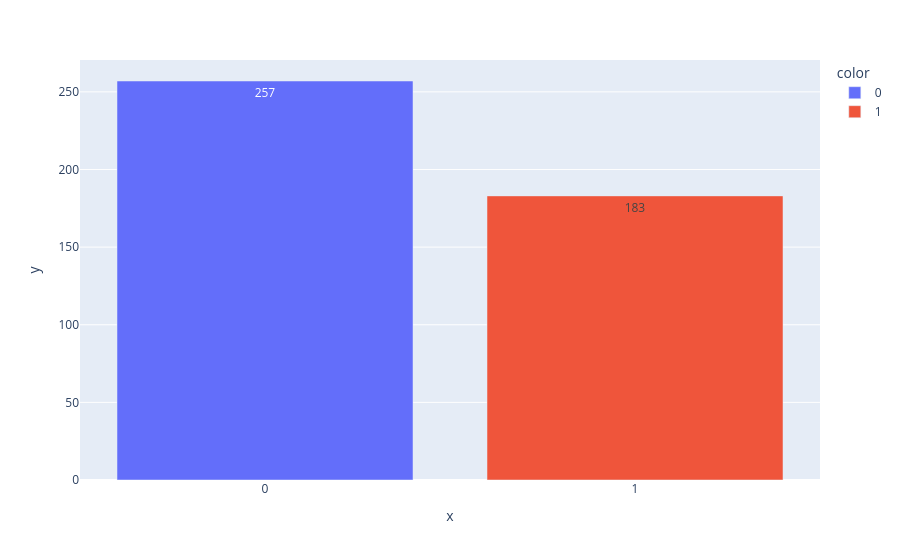

The cell this chart's notebook holds for it:
### Code cell
# Diagramme en barre des nombres d'observations
bar_plot(val1)

### Figure 1 — Plotly figure (JSON) as saved in the notebook; plotly's stock layout.template omitted (floating-point values rounded to 4 significant figures)
{"data": [{"hovertemplate": "color=0<br>x=%{x}<br>y=%{y}<extra></extra>", "legendgroup": "0", "marker": {"color": "#636efa", "pattern": {"shape": ""}}, "name": "0", "orientation": "v", "showlegend": true, "textposition": "auto", "texttemplate": "%{y}", "type": "bar", "x": ["0"], "xaxis": "x", "y": [257], "yaxis": "y"}, {"hovertemplate": "color=1<br>x=%{x}<br>y=%{y}<extra></extra>", "legendgroup": "1", "marker": {"color": "#EF553B", "pattern": {"shape": ""}}, "name": "1", "orientation": "v", "showlegend": true, "textposition": "auto", "texttemplate": "%{y}", "type": "bar", "x": ["1"], "xaxis": "x", "y": [183], "yaxis": "y"}], "layout": {"barmode": "relative", "legend": {"title": {"text": "color"}, "tracegroupgap": 0}, "margin": {"t": 60}, "xaxis": {"anchor": "y", "domain": [0.0, 1.0], "title": {"text": "x"}}, "yaxis": {"anchor": "x", "domain": [0.0, 1.0], "title": {"text": "y"}}}}
